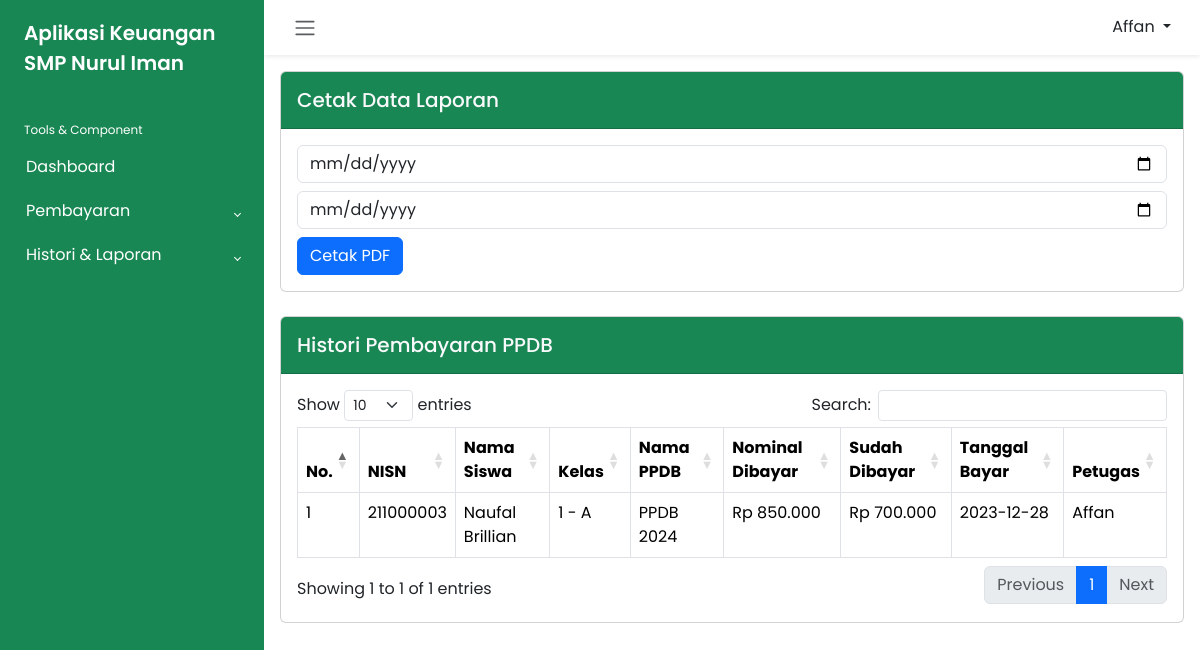
The page /petugas/histori_pembayaran_ppdb.php (signed in) on the database its author committed.
### tables this page shows
CREATE TABLE `petugas` (
  `id_petugas` int(11) NOT NULL,
  `user_name` varchar(50) NOT NULL,
  `pass_word` varchar(64) NOT NULL,
  `nama_petugas` varchar(50) NOT NULL,
  `level` enum('admin','petugas') NOT NULL
);

CREATE TABLE `pembayaran_ppdb` (
  `id_pembayaran_ppdb` int(11) NOT NULL,
  `id_petugas` int(11) NOT NULL,
  `nisn` varchar(10) NOT NULL,
  `tgl_bayar` date NOT NULL,
  `id_ppdb` int(11) NOT NULL,
  `jumlah_bayar` int(11) NOT NULL
);

CREATE TABLE `siswa` (
  `nisn` char(10) NOT NULL,
  `nis` char(8) NOT NULL,
  `nama_siswa` varchar(50) NOT NULL,
  `id_kelas` int(11) NOT NULL,
  `alamat` text NOT NULL,
  `no_telp` varchar(13) NOT NULL,
  `id_ppdb` int(11) NOT NULL,
  `id_spp` int(11) NOT NULL,
  `id_buku` int(11) NOT NULL,
  `id_kegiatan` int(11) NOT NULL
);

CREATE TABLE `kelas` (
  `id_kelas` int(11) NOT NULL,
  `nama_kelas` varchar(10) NOT NULL
);

CREATE TABLE `ppdb` (
  `id_ppdb` int(11) NOT NULL,
  `nama_ppdb` varchar(35) NOT NULL,
  `nominal_ppdb` int(11) NOT NULL
);

### function.php (called while the page is built, shortened)
<?php
    if (!function_exists('rupiah')) {
        function rupiah($rp){
            $jumlah = number_format($rp, 0,",",".");
            $rupiah = "Rp ".$jumlah;
            return $rupiah;
        }
    }
?>

### petugas/histori_pembayaran_ppdb.php (the view, shortened to what this page needs)
<?php
include 'header.php';
include '../function.php';
?>
<div class="card mb-4">
    <div class="card-header bg-success py-3">
        <h5 class="m-0 font-weight-bold text-light">Cetak Data Laporan</h5>
    </div>
    <div class="card-body">
        <form action="cetak_laporan_ppdb.php" method="GET" target="_blank">
            <input type="date" name="awal" class="form-control mb-2">
            <input type="date" name="akhir" class="form-control mb-2">
            <button type="submit" class="btn btn-primary" name="cetak">Cetak PDF</button>
        </form>
    </div>
</div>
<div class="card mb-4">
    <div class="card-header bg-success py-3 d-flex justify-content-between">
        <h5 class="m-0 font-weight-bold text-light">Histori Pembayaran PPDB</h5>
    </div>
    <div class="card-body">
        <table class="table table-bordered" id="myTable" width="100%" cellspacing="0">
            <thead>
                <tr>
                    <th width="10px">No.</th>
                    <th>NISN</th>
                    <th>Nama Siswa</th>
                    <th>Kelas</th>
                    <th>Nama PPDB</th>
                    <th>Nominal Dibayar</th>
                    <th>Sudah Dibayar</th>
                    <th>Tanggal Bayar</th>
                    <th>Petugas</th>
                </tr>
            </thead>
            <tbody>
                <?php
                $number = 1;
                $query = "SELECT * FROM pembayaran_ppdb, siswa, kelas, ppdb, petugas WHERE pembayaran_ppdb.nisn = siswa.nisn
                        AND siswa.id_kelas = kelas.id_kelas
                        AND pembayaran_ppdb.id_ppdb = ppdb.id_ppdb
                        AND pembayaran_ppdb.id_petugas = petugas.id_petugas
                        ORDER BY tgl_bayar DESC";
                $result = mysqli_query($conn, $query);
                while ($row = mysqli_fetch_assoc($result)) :
                ?>
                    <tr>
                        <td><?= $number++ ?></td>
                        <td><?= $row['nisn'] ?></td>
                        <td><?= $row['nama_siswa'] ?></td>
                        <td><?= $row['nama_kelas'] ?></td>
                        <td><?= $row['nama_ppdb'] ?></td>
                        <td><?= rupiah($row['nominal_ppdb']) ?></td>
                        <td><?= rupiah($row['jumlah_bayar']) ?></td>
                        <td><?= $row['tgl_bayar'] ?></td>
                        <td><?= $row['nama_petugas'] ?></td>
                    </tr>
                <?php endwhile; ?>
            </tbody>
        </table>
    </div>
    <?php
    include 'footer.php';
    ?>

### petugas/header.php (shortened to what this page needs)
<?php
include '../function.php';
?>
<!DOCTYPE html>
<html lang="en">
<head>
    <link rel="stylesheet" href="../dist/css/bootstrap.min.css">
    <link rel="stylesheet" href="../dist/css/dataTables.bootstrap5.min.css">
    <link rel="stylesheet" href="../dist/css/all.css">
    <link rel="stylesheet" href="../dist/css/bootstrap-chosen.css">
    <link rel="stylesheet" href="../dist/css/style.css">
</head>
<body>
    <div class="wrapper">
        <aside id="sidebar" class="bg-success">
            <div class="h-100">
                <div class="sidebar-logo">
                    <a href="#">Aplikasi Keuangan SMP Nurul Iman</a>
                </div>
                <ul class="sidebar-nav">
                    <li class="sidebar-header">
                        Tools & Component
                    </li>
                    <li class="sidebar-item">
                        <a href="index.php" class="sidebar-link">
                            Dashboard
                        </a>
                    </li>
                    <li class="sidebar-item">
                        <a href="#" class="sidebar-link collapsed" data-bs-toggle="collapse" data-bs-target="#pembayaran" aria-expanded="false" aria-controls="pembayaran">
                            Pembayaran
                        </a>
                    </li>
                    <li class="sidebar-item">
                        <a href="#" class="sidebar-link collapsed" data-bs-toggle="collapse" data-bs-target="#histori" aria-expanded="false" aria-controls="histori">
                            Histori & Laporan
                        </a>
                    </li>
                </ul>
            </div>
        </aside>
        <div class="main">
            <nav class="navbar navbar-expand px-3 shadow-sm d-flex justify-content-between">
                <button class="btn" type="button">
                    <span class="navbar-toggler-icon"></span>
                </button>
                <?php
                $id_petugas = $_SESSION['id_petugas'];
                $query = mysqli_query($conn, "SELECT * FROM petugas WHERE id_petugas = '$id_petugas'");
                $row = mysqli_fetch_assoc($query);
                ?>
                <div class="dropdown">
                    <button class="btn dropdown-toggle" type="button" id="dropdownMenuButton1" data-bs-toggle="dropdown" aria-expanded="false">
                        <span><?= $row['nama_petugas']; ?></span>
                    </button>
                </div>
            </nav>
            <div class="container px-3 pt-3">

### rows shown on the page
petugas: nama_petugas "Affan"
pembayaran_ppdb: siswa.nisn "211000003", siswa.nama_siswa "Naufal Brillian", kelas.nama_kelas "1 - A", id_ppdb.nama_ppdb "PPDB 2024", id_ppdb.nominal_ppdb "Rp 850.000", jumlah_bayar "Rp 700.000", tgl_bayar "2023-12-28", id_petugas.nama_petugas "Affan"
